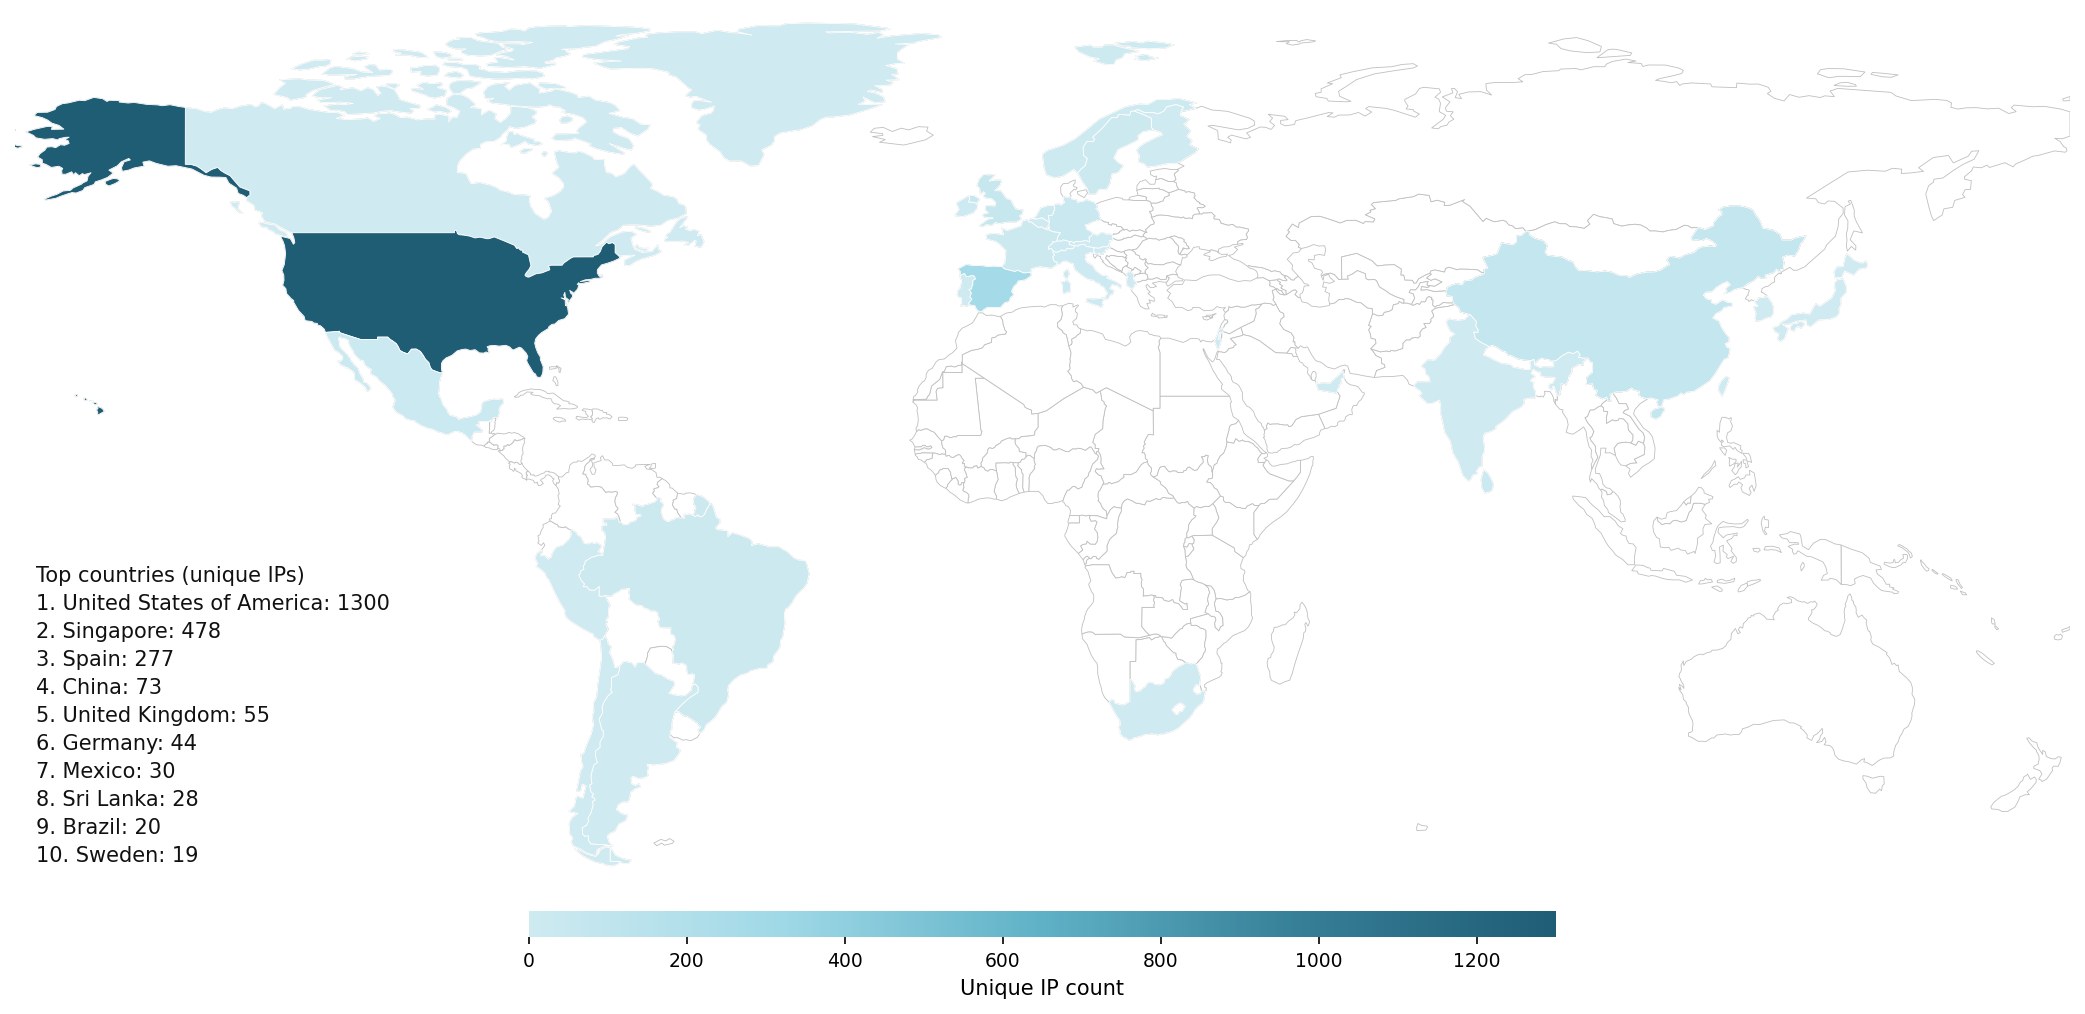

Write the Python code that produced this figure.
"""Generate a world usage map from the Annotrieve country analytics API.

Usage:
    pip install requests geopandas matplotlib
    python usage_map.py
"""

import os

import requests
import geopandas as gpd
import matplotlib.pyplot as plt
from matplotlib.colors import LinearSegmentedColormap

API_URL = "https://genome.crg.es/annotrieve/api/v0/analytics/frequencies/country"
NE_URL = "https://naciscdn.org/naturalearth/110m/cultural/ne_110m_admin_0_countries.zip"
OUTPUT_FILE = os.path.join(os.path.dirname(os.path.abspath(__file__)), "usage_map.png")
TOP_N_LABELS = 10

# API name -> Natural Earth NAME column
COUNTRY_NAME_FIXES = {
    "United States": "United States of America",
    "Czechia": "Czech Rep.",
    "United Kingdom": "United Kingdom",
    "Bosnia and Herzegovina": "Bosnia and Herz.",
    "Dominican Republic": "Dominican Rep.",
    "South Korea": "South Korea",
}


def fetch_country_counts():
    response = requests.get(API_URL, timeout=30)
    response.raise_for_status()
    raw = response.json()
    return {
        COUNTRY_NAME_FIXES.get(name, name): count
        for name, count in raw.items()
        if name != "Unknown"
    }


def load_world():
    return gpd.read_file(NE_URL)


def build_map(counts, world):
    world = world[world["NAME"] != "Antarctica"].copy()
    world["count"] = world["NAME"].map(counts)

    cmap = LinearSegmentedColormap.from_list(
        "annotrieve",
        ["#cfeaf1", "#9ed8e6", "#5fb1c6", "#367f97", "#1f5d75"],
    )

    fig, ax = plt.subplots(figsize=(14, 7), dpi=150)

    # Base layer: all countries in white with light borders
    world.plot(ax=ax, color="white", edgecolor="#bfbfbf", linewidth=0.4)

    # Choropleth on top, only for countries with data
    has_data = world[world["count"].notna()]
    vmax = has_data["count"].max()
    has_data.plot(
        ax=ax,
        column="count",
        cmap=cmap,
        edgecolor="white",
        linewidth=0.4,
        vmin=0,
        vmax=vmax,
    )

    # Top N countries listed in the bottom-left corner
    top = sorted(counts.items(), key=lambda kv: kv[1], reverse=True)[:TOP_N_LABELS]
    lines = ["Top countries (unique IPs)"] + [
        f"{rank}. {country}: {count}" for rank, (country, count) in enumerate(top, 1)
    ]
    ax.text(
        0.01,
        0.03,
        "\n".join(lines),
        transform=ax.transAxes,
        fontsize=10,
        color="#111",
        ha="left",
        va="bottom",
        linespacing=1.5,
    )

    ax.set_xlim(-170, 180)
    ax.set_ylim(-60, 85)
    ax.set_axis_off()

    # Horizontal colorbar
    sm = plt.cm.ScalarMappable(cmap=cmap, norm=plt.Normalize(vmin=0, vmax=vmax))
    sm.set_array([])
    cbar = fig.colorbar(
        sm,
        ax=ax,
        orientation="horizontal",
        fraction=0.035,
        pad=0.02,
        shrink=0.5,
        aspect=40,
    )
    cbar.set_label("Unique IP count", fontsize=10)
    cbar.ax.tick_params(labelsize=9)
    cbar.outline.set_visible(False)

    fig.tight_layout()
    return fig


def main():
    counts = fetch_country_counts()
    total_visits = sum(counts.values())
    n_countries = len(counts)
    print(f"Total visits: {total_visits}")
    print(f"Countries:    {n_countries}")
    world = load_world()
    fig = build_map(counts, world)
    fig.savefig(OUTPUT_FILE, dpi=150, bbox_inches="tight", facecolor="white")
    print(f"Saved {os.path.abspath(OUTPUT_FILE)}")


if __name__ == "__main__":
    main()
